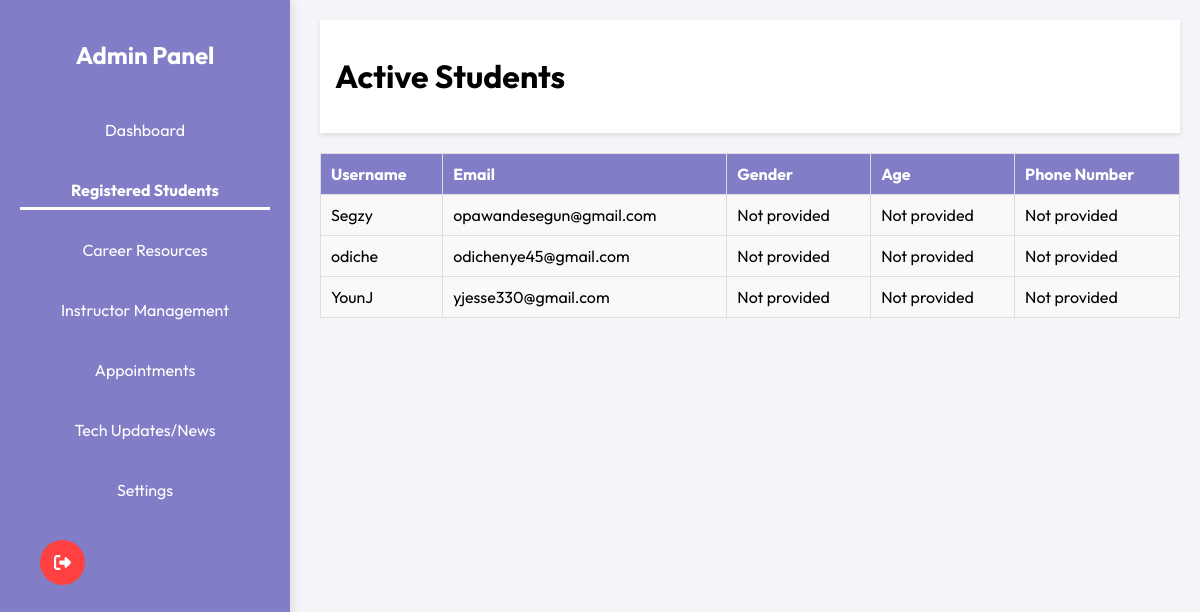
Page /Dashboard/AdminPages/users.php (signed in) on the earlier database version.
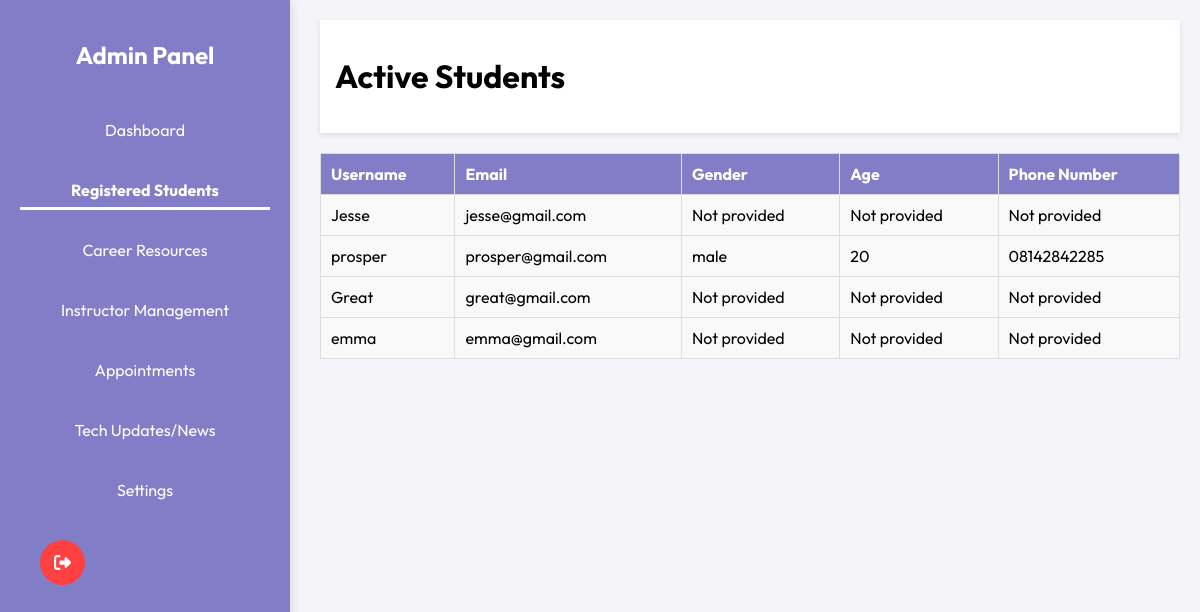
Same page on the later database version.
### tables this page shows
CREATE TABLE `student` (
  `student_id` int(11) NOT NULL,
  `name` varchar(100) DEFAULT NULL,
  `age` int(11) DEFAULT NULL,
  `gender` varchar(10) DEFAULT NULL,
  `university_email` varchar(100) DEFAULT NULL,
  `phone` varchar(15) DEFAULT NULL,
  `password` varchar(255) NOT NULL,
  `role` varchar(11) NOT NULL
);

### Dashboard/AdminPages/users.php (the view, shortened to what this page needs)
<?php
require_once '../../LoginPage/conn.php';
$sql = "SELECT name, university_email, gender, phone, age FROM student WHERE role = 'student'";
$result = $conn->query($sql);
?>
<!DOCTYPE html>
<html lang="en">
<head>
    <link rel="stylesheet" href="../../css/adminstyle.css">
</head>
<body>
    <?php include'sidebar.php'?>
    <div class="main-content">
        <header>
            <h1>Active Students</h1>
        </header>
        <table>
            <thead>
                <tr>
                    <th>Username</th>
                    <th>Email</th>
                    <th>Gender</th>
                    <th>Age</th>
                    <th>Phone Number</th>
                </tr>
            </thead>
            <tbody>
                <?php if ($result->num_rows > 0): ?>
                    <?php while ($row = $result->fetch_assoc()): ?>
                        <tr>
                            <td><?php echo !empty($row['name']) ? $row['name'] : 'Not provided'; ?></td>
                            <td><?php echo !empty($row['university_email']) ? $row['university_email'] : 'Not provided'; ?></td>
                            <td><?php echo !empty($row['gender']) ? $row['gender'] : 'Not provided'; ?></td>
                            <td><?php echo !empty($row['age']) ? $row['age'] : 'Not provided'; ?></td>
                            <td><?php echo !empty($row['phone']) ? $row['phone'] : 'Not provided'; ?></td>
                        </tr>
                    <?php endwhile; ?>
                <?php else: ?>
                    <tr>
                        <td colspan="4">No active students found.</td>
                    </tr>
                <?php endif; ?>
            </tbody>
         </table>
    </div>
</body>
</html>

Differences in the rows shown:
removed student: name "Segzy", university_email "opawandesegun@gmail.com", shows "Not provided"
removed student: name "odiche", university_email "odichenye45@gmail.com", shows "Not provided"
removed student: name "YounJ", university_email "yjesse330@gmail.com", shows "Not provided"
added student: name "Jesse", university_email "jesse@gmail.com", shows "Not provided"
added student: name "prosper", university_email "prosper@gmail.com", gender "male", age "20", phone "08142842285"
added student: name "Great", university_email "great@gmail.com", shows "Not provided"
added student: name "emma", university_email "emma@gmail.com", shows "Not provided"
